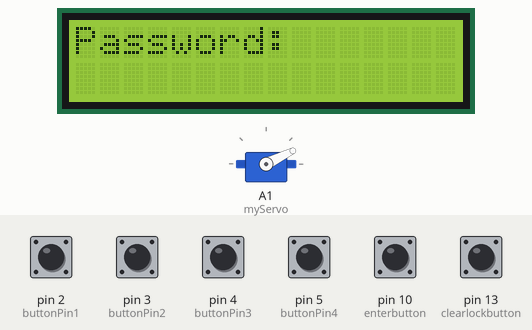
The sketch below on a simulated Arduino Uno, built with avr-gcc and run on an emulated ATmega328P. Parts: servo, 16×2 character LCD. Inputs (shaded band) come from the test bench; at power-on: pin 2 (buttonPin1), pin 3 (buttonPin2), pin 4 (buttonPin3), pin 5 (buttonPin4), pin 10 (enterbutton), pin 13 (clearlockbutton) HIGH.

Above: at 3.2 s.
3.3 s: pin 10 (enterbutton) pulled LOW for 0.15 s
At 5.3 s:
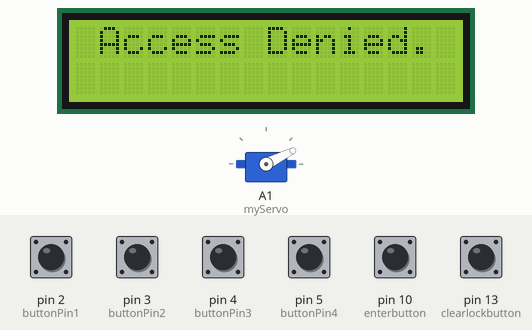
6.4 s: pin 2 (buttonPin1) pulled LOW for 0.15 s
At 7.2 s:
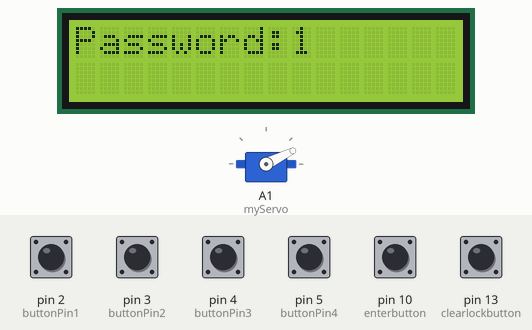
8.1 s: pin 3 (buttonPin2) pulled LOW for 0.15 s
At 9.5 s:
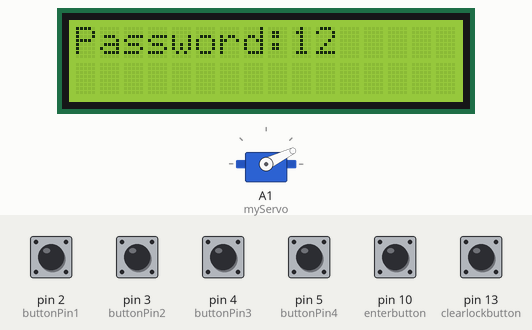
9.8 s: pin 4 (buttonPin3) pulled LOW for 0.15 s
At 11.0 s:
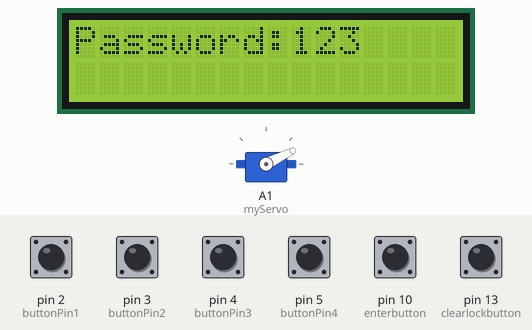
11.5 s: pin 5 (buttonPin4) pulled LOW for 0.15 s
At 12.3 s:
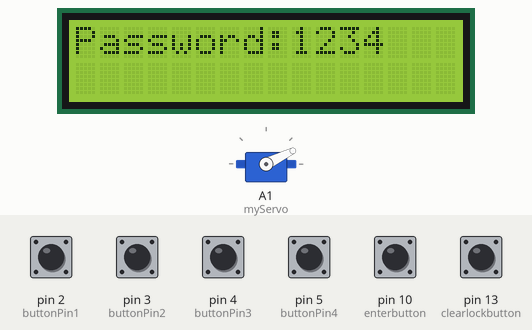
13.2 s: pin 2 (buttonPin1) pulled LOW for 1 s
At 14.8 s:
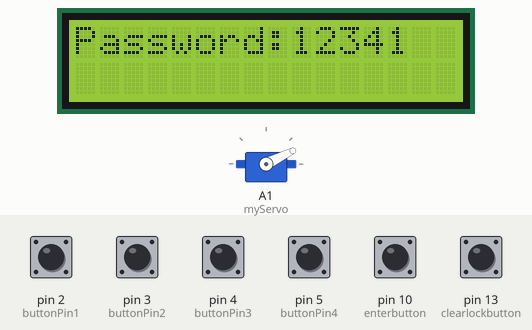
Timing chart, 0 to 16.3 s (numbered marks = the images above; inputs shaded):
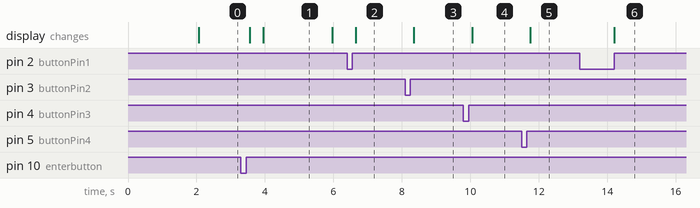

The sketch:

Password_Servo.ino
```cpp
#include <LiquidCrystal.h>
#include <EEPROM.h>
#include <Servo.h>

int address = 0;

char CODE[10] = "123142E";
char Str[10];
char CodeLength = 6;
int Pos = 0;
bool Unlocked;
static unsigned long DisplayTimer;
static unsigned long DisplayDelay = 200;

LiquidCrystal lcd(12, 11, 9, 8, 7, 6);


int buttonPin1 = 2;
int buttonPin2 = 3;
int buttonPin3 = 4;
int buttonPin4 = 5;

int enterbutton = 10;
int clearlockbutton = 13;

Servo myServo;

void setup() {

  myServo.attach(A1);

  Lock();

  int EEPROMCodeOK = true;
  for (Pos = 0; Pos <= (CodeLength); Pos++) {
    Str[Pos] =  EEPROM.read(Pos);
    if (!(strrchr("1123456789", Str[Pos]))) {
      EEPROMCodeOK = false;
    }
  }
  Pos++;
  Str[Pos] =  EEPROM.read(Pos);
  if (Str[CodeLength + 1] != 'E') EEPROMCodeOK = false;
  if (EEPROMCodeOK) {
    Str[CodeLength + 2] = '\0';
    strncpy(CODE, Str, CodeLength + 1);
  }
  ClearCode();

  pinMode(buttonPin1, INPUT_PULLUP);
  pinMode(buttonPin2, INPUT_PULLUP);
  pinMode(buttonPin3, INPUT_PULLUP);
  pinMode(buttonPin4, INPUT_PULLUP);

  pinMode(enterbutton, INPUT_PULLUP);
  pinMode(clearlockbutton, INPUT_PULLUP);

  lcd.begin(16, 2);
  lcd.setCursor(0, 0);
  lcd.print("Hello.");
  delay(2000);
  lcd.clear();
  lcd.setCursor(0, 0);
  lcd.print("Password:");

  DisplayTimer = millis() + 200;
}


void loop() {

  Lock();

  Pos = constrain(Pos, 0, CodeLength);


  int buttonState1 = digitalRead(buttonPin1);
  int buttonState2 = digitalRead(buttonPin2);
  int buttonState3 = digitalRead(buttonPin3);
  int buttonState4 = digitalRead(buttonPin4);

  int clButtonState = digitalRead(clearlockbutton);
  int enterButtonState = digitalRead(enterbutton);

  lcd.setCursor(9, 0);

  if (buttonState1 == LOW) {
    Str[Pos] = '1';
    Pos++;
    Str[Pos] = '\0';
    delay(250);
    while (digitalRead(buttonPin1) == LOW);

  }

  else if (buttonState2 == LOW) {
    Str[Pos] = '2';
    Pos++;
    Str[Pos] = '\0';
    delay(250);
    while (digitalRead(buttonPin2) == LOW);

  }

  else if (buttonState3 == LOW) {
    Str[Pos] = '3';
    Pos++;
    Str[Pos] = '\0';
    delay(250);
    while (digitalRead(buttonPin3) == LOW);
  }

  else if (buttonState4 == LOW) {
    Str[Pos] = '4';
    Pos++;
    Str[Pos] = '\0';
    delay(250);
    while (digitalRead(buttonPin4) == LOW);

  }
  else if (enterButtonState == LOW) {
    Str[Pos] = 'E';
    Pos++;
    Str[Pos] = '\0';
    delay(250);

    lcd.setCursor(15, 0);
    lcd.print("E");
    delay(400);
    lcd.setCursor(15, 0);
    lcd.print(" ");

    while (digitalRead(buttonPin1) == LOW);

     if (strcmp (Str,CODE) == 0) {
      Unlocked = true;
      lcd.setCursor(0, 0);
      lcd.print(" Access Granted");
      delay(2000);
      lcd.clear();
      lcd.print("    Unlocked");

    }

    else {

      lcd.clear();
      lcd.print(" Access Denied.");
      delay(2000);
      lcd.clear();
      lcd.print("Password:");

    }

    while (Unlocked) {
      Unlock();
      if (digitalRead(clearlockbutton) == LOW) {
        delay(200);
        lcd.clear();
        lcd.print("     Locked");
        delay(2000);
        lcd.clear();
        Unlocked = false;
      }
    }

    ClearCode();


  }

  else if (clButtonState == LOW) {
    delay(500);

    while (clearlockbutton == LOW);
    ClearCode();

  }

  if ( (long)( millis() - DisplayTimer ) >= 0) {
    DisplayTimer += DisplayDelay;
    lcd.setCursor(9, 0);
    lcd.print(Str);
    lcd.setCursor(15, 0);
    lcd.print(" ");

    if (clButtonState == LOW) {

      lcd.clear();
      lcd.print("Password:");

    }


  }

}

void ClearCode() {

  Pos = 0;
  Str[Pos] = '\0';
  lcd.setCursor(0, 0);
  lcd.print("Password:");
  lcd.setCursor(0, 1);
  lcd.print("          ");

}

void Unlock() {

  myServo.write(117);

}

void Lock() {

  myServo.write(26);

}
```

Measured:
- after the input at 3.3 s, the display: first changes after 0.25 s (image 1 shows a later state)
- after the input at 6.4 s, the display: changes after 0.25 s (image 2)
- after the input at 8.1 s, the display: changes after 0.25 s (image 3)
- after the input at 9.8 s, the display: changes after 0.25 s (image 4)
- after the input at 11.5 s, the display: changes after 0.25 s (image 5)
- after the input at 13.2 s, the display: changes after 1.0 s (image 6)
- what the display in image 1 shows lasts 2.0 s, from 4.0 s to 6.0 s
